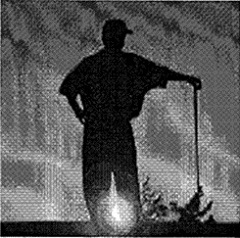
#> input picture sample1.jpg, 240 x 238 px
$ python pembagian_dua_citra.py
#> lines starting #> are read from the running program, lines starting #| are printed output that depends on the picture
from PIL import Image

def clipping(intensitas):
    if intensitas < 0:
        return 0
    if intensitas > 255:
        return 255
    return intensitas

def pembagian_dua_citra(citra_A, citra_B, citra_hasil):
    # pastikan ukuran citra A dan citra B sama :)
#> called with citra_A = 'sample1.jpg', citra_B = 'sample2.jpg', citra_hasil = 'gambar_hasil_pembagian.jpg'
    CITRA_A = Image.open(citra_A)
#> CITRA_A is the input picture: PIL image 240x238 RGB; min 0, max 255, mean 86.6
    PIXEL_A = CITRA_A.load()

    CITRA_B = Image.open(citra_B)
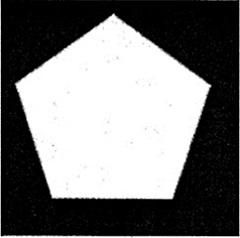
#> input picture sample2.jpg, 240 x 238 px
#> CITRA_B is the input picture: PIL image 240x238 RGB; min 0, max 255, mean 115.5
    PIXEL_B = CITRA_B.load()

    ukuran_horizontal = CITRA_A.size[0]
#> ukuran_horizontal = 240
    ukuran_vertikal = CITRA_A.size[1]
#> ukuran_vertikal = 238

    CITRA_HASIL = Image.new("RGB", (ukuran_horizontal, ukuran_vertikal))
#> CITRA_HASIL: PIL image 240x238 RGB; every value is 0
    PIXEL_HASIL = CITRA_HASIL.load()

    for x in range(ukuran_horizontal):
        for y in range(ukuran_vertikal):
            if PIXEL_B[x, y][0] != 0:
                R = clipping(int(PIXEL_A[x, y][0] / PIXEL_B[x, y][0]))
            else :
                R = 0
            if PIXEL_B[x, y][1] != 0:
                G = clipping(int(PIXEL_A[x, y][1] / PIXEL_B[x, y][1]))
            else:
                G = 0
            if PIXEL_B[x, y][2] != 0:
                B = clipping(int(PIXEL_A[x, y][2] / PIXEL_B[x, y][2]))
            else:
                B = 0
            PIXEL_HASIL[x, y] = (R, G, B)

    CITRA_HASIL.save(citra_hasil)
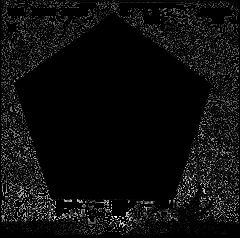
#> saved as gambar_hasil_pembagian.jpg: PIL image 240x238 RGB; min 0, max 255, mean 13.7


pembagian_dua_citra('sample1.jpg', 'sample2.jpg',
                    'gambar_hasil_pembagian.jpg')
